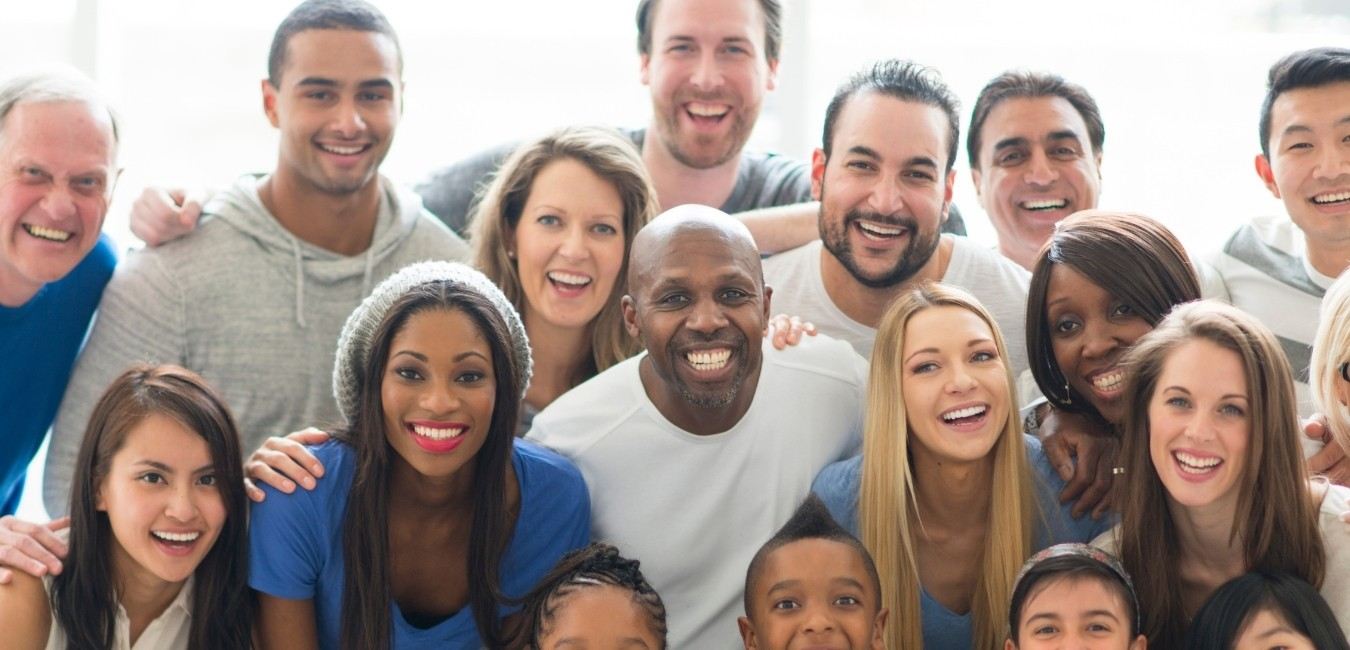
#> input picture Test1.jpg, 1350 x 650 px
$ jupyter execute CV_Face_Detection.ipynb   (shell and % lines are left out)
#> lines starting #> are read from the running program, lines starting #| are printed output that depends on the picture
### Import Modules

[cell 1]
import cv2
import matplotlib.pyplot as plt

[cell 2]
face_cascade = cv2.CascadeClassifier(cv2.data.haarcascades+'haarcascade_frontalface_default.xml')

[cell 3]
image = cv2.imread('Test1.jpg')
#> image is the input picture: shape (650, 1350, 3); mean B, G, R 140.7, 147.2, 162.7
# convert to rgb
img_rgb = cv2.cvtColor(image, cv2.COLOR_BGR2RGB)
plt.imshow(img_rgb)

[cell 4]
image = cv2.resize(image, (700, 600))
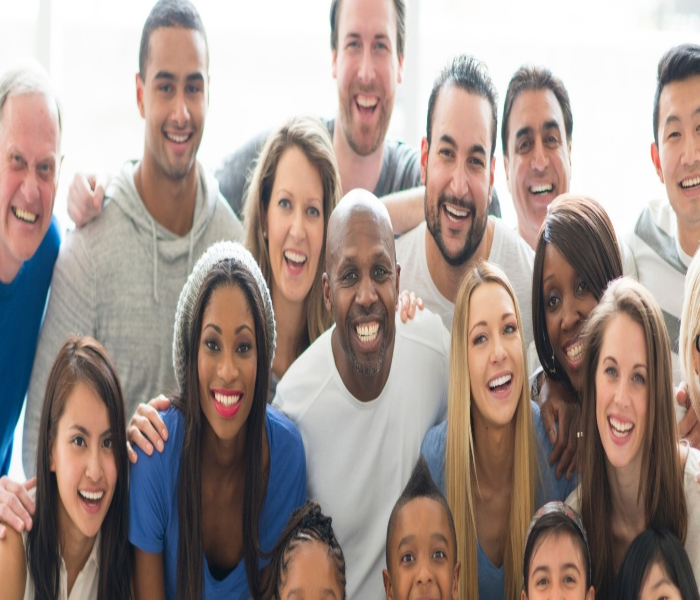
#> image: shape (600, 700, 3); mean B, G, R 140.5, 147.1, 162.6

[cell 5]
# To convert the image in  gray scale image
grey = cv2.cvtColor(image, cv2.COLOR_BGR2GRAY)
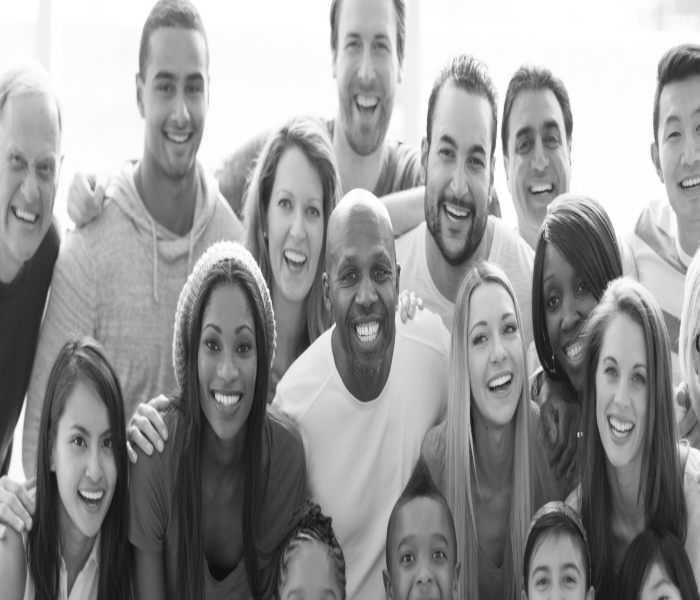
#> grey: shape (600, 700); min 13, max 255, mean 151
plt.imshow(grey, cmap='gray')

### Detect the number of faces

[cell 6]
faces = face_cascade.detectMultiScale(grey)
#> faces = [[163, 131, 31, 31], [435, 201, 43, 43], [338, 88, 57, 57], [584, 385, 72, 72], [256, 177, 84, 84], [580, 342, 87, 87], [320, 12, 91, 91], [510, 463, 87, 87], [445, 294, 105, 105], [179, 309, 101, 101], [45, 408, 94, 94], [314, 235, 103, 103]]

[cell 7]
len(faces)
#> Out = 12

$ run again, with Test.jpg copied over Test1.jpg
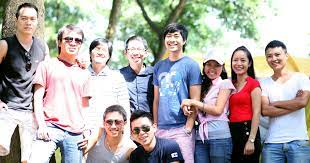
#> input picture Test.jpg, 310 x 163 px
#> image is the input picture: shape (163, 310, 3); mean B, G, R 167.3, 169.8, 173.2
#> `image = cv2.resize(image, (700, 600))`:
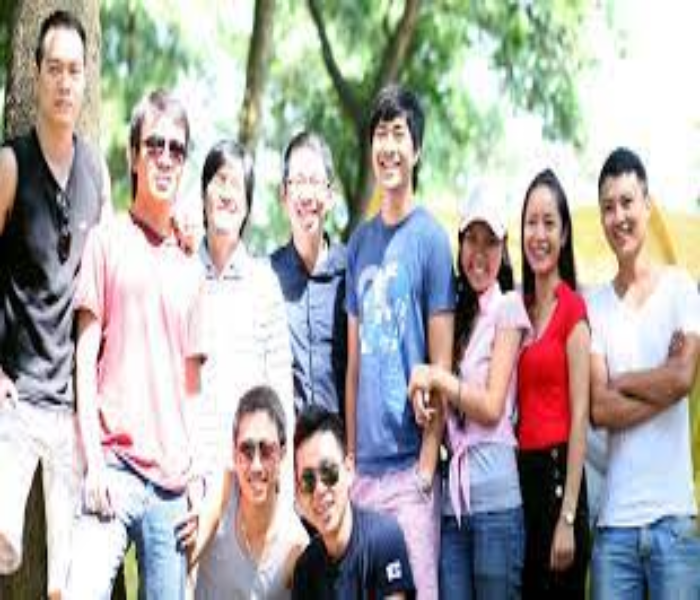
#> image: shape (600, 700, 3); mean B, G, R 167.2, 169.7, 173.1
#> `grey = cv2.cvtColor(image, cv2.COLOR_BGR2GRAY)`:
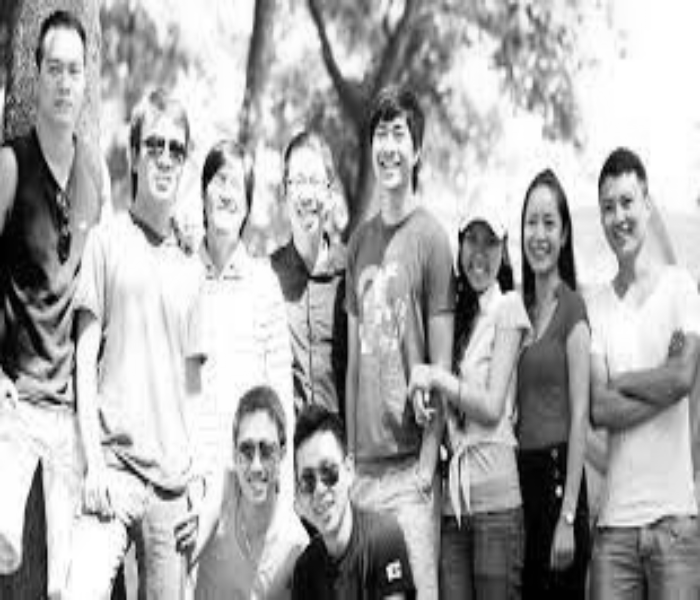
#> grey: shape (600, 700); min 0, max 255, mean 170.4
#> faces = [[140, 517, 36, 36], [30, 44, 69, 69], [361, 113, 58, 58], [510, 200, 61, 61], [274, 153, 75, 75], [589, 181, 62, 62], [126, 119, 78, 78], [218, 423, 77, 77]]
#> Out = 8
